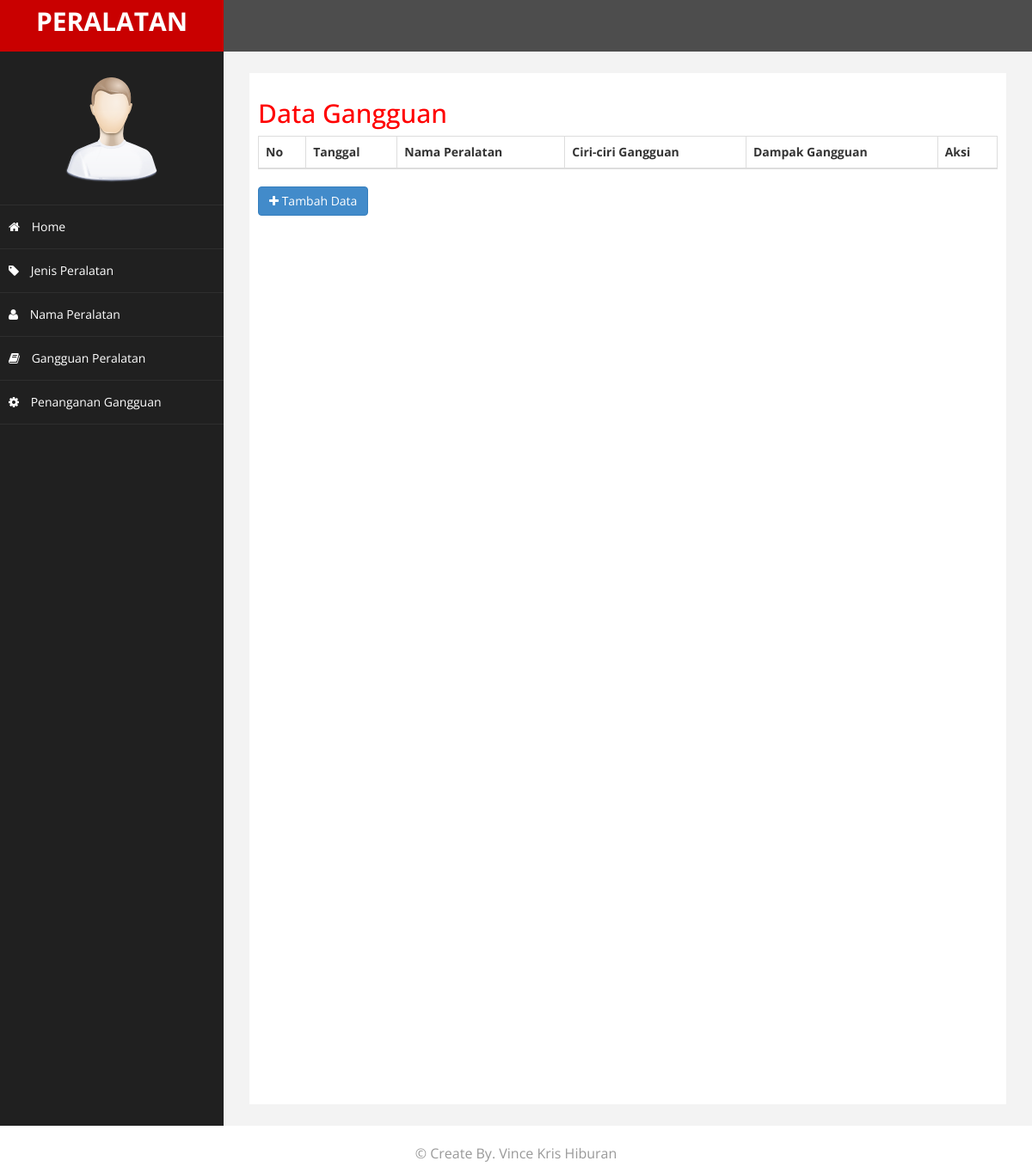
/index.php?halaman=gangguan, run on an earlier commit of the app's database.
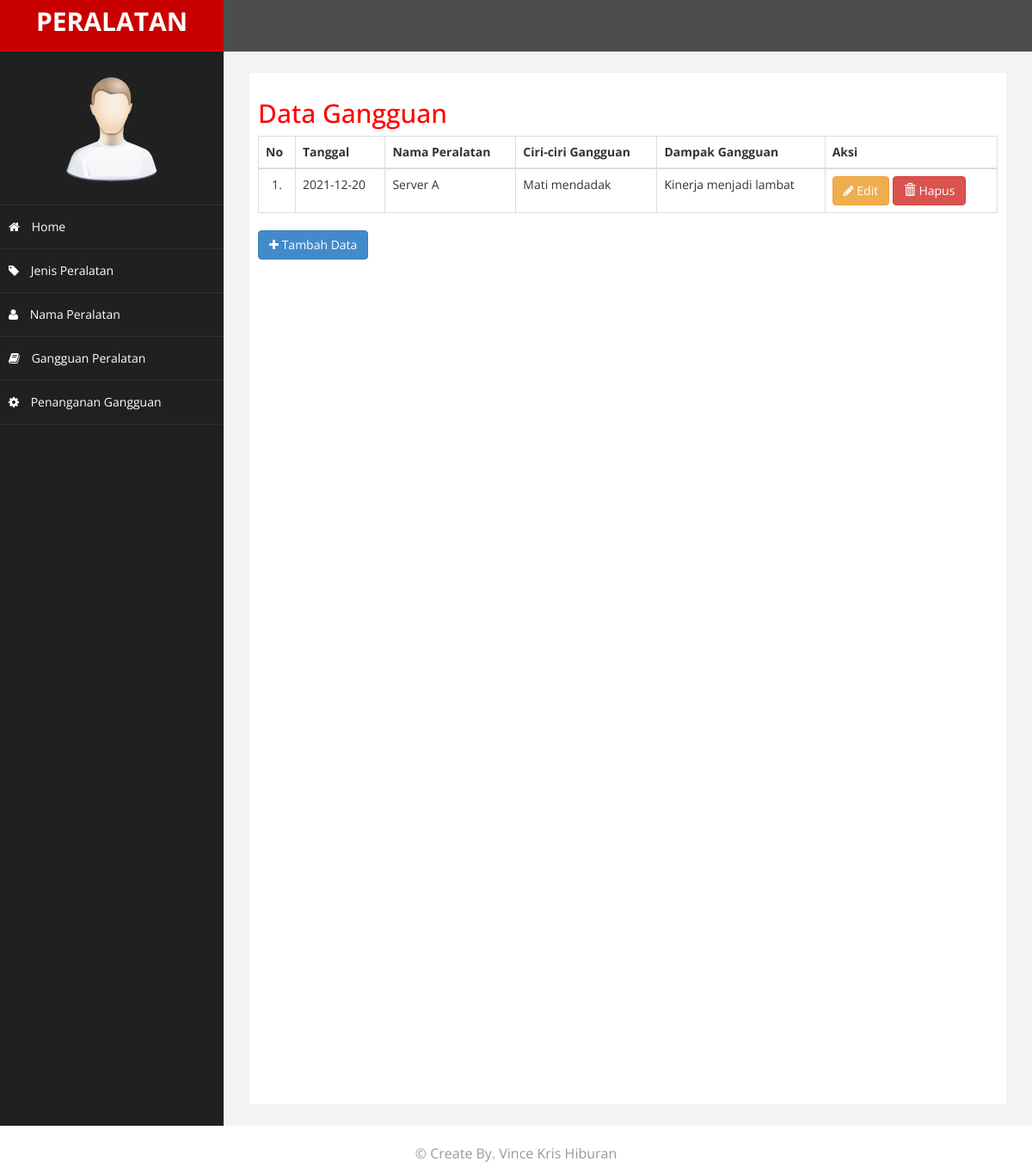
And on a later commit of the database.
### tables this page shows
CREATE TABLE `gangguan` (
  `id_gangguan` int(11) NOT NULL,
  `tanggal` date NOT NULL,
  `id_nama` int(11) NOT NULL,
  `nama_alat` varchar(50) NOT NULL,
  `ciri` text NOT NULL,
  `dampak` text NOT NULL
);

### gangguan/data.php (the view)
<h2>Data Gangguan</h2>
<table class="table table-bordered">
	<thead>
		<tr>
			<th>No</th>
			<th>Tanggal</th>
			<th>Nama Peralatan</th>
			<th>Ciri-ciri Gangguan</th>
			<th>Dampak Gangguan</th>
			<th>Aksi</th>
		</tr>
	</thead>
	<tbody>
		<?php $nomor=1; ?>
		<?php $ambil = $koneksi->query("SELECT * FROM gangguan"); ?>
		<?php while($pecah = $ambil->fetch_assoc()){?>
		<tr>
			<td width="5%" class="text-center"><?php echo $nomor."."; ?></td>
			<td><?php echo $pecah['tanggal']; ?></td>
			<td><?php echo $pecah['nama_alat']; ?></td>
			<td><?php echo $pecah['ciri']; ?></td>
			<td><?php echo $pecah['dampak']; ?></td>
			<td>
				<a href="index.php?halaman=editgangguan&id=<?php echo $pecah['id_gangguan']; ?>" class="btn-warning btn"><i class="fa fa-pencil"></i> Edit</a>
				<a href="index.php?halaman=hapusgangguan&id=<?php echo $pecah['id_gangguan']; ?>" class="btn-danger btn"><i class="glyphicon glyphicon-trash"></i> Hapus</a>
			</td>
		</tr>
		<?php $nomor++; ?>
		<?php } ?>
	</tbody>
</table>
<a href="index.php?halaman=tambahgangguan" class="btn btn-primary"><i class="fa fa-plus"></i> Tambah Data</a>

What changed in the data, as far as the page shows it:
added gangguan: tanggal "2021-12-20", nama_alat "Server A", ciri "Mati mendadak", dampak "Kinerja menjadi lambat"
